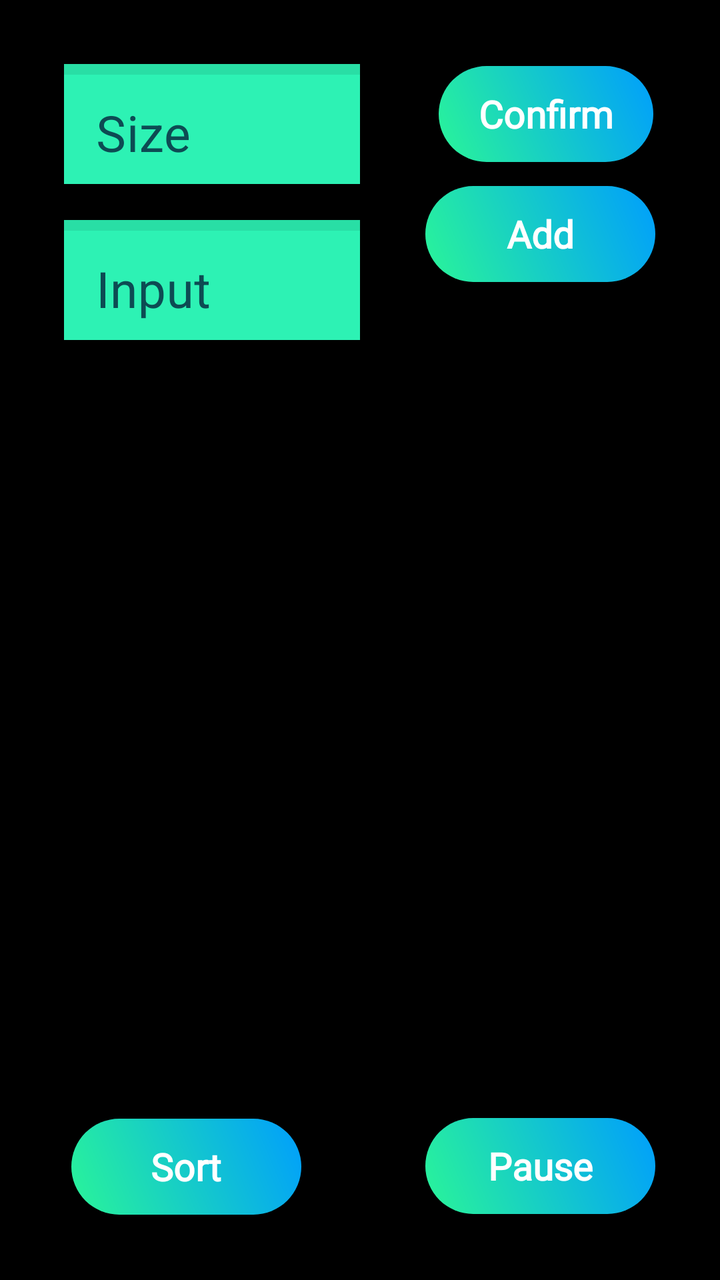
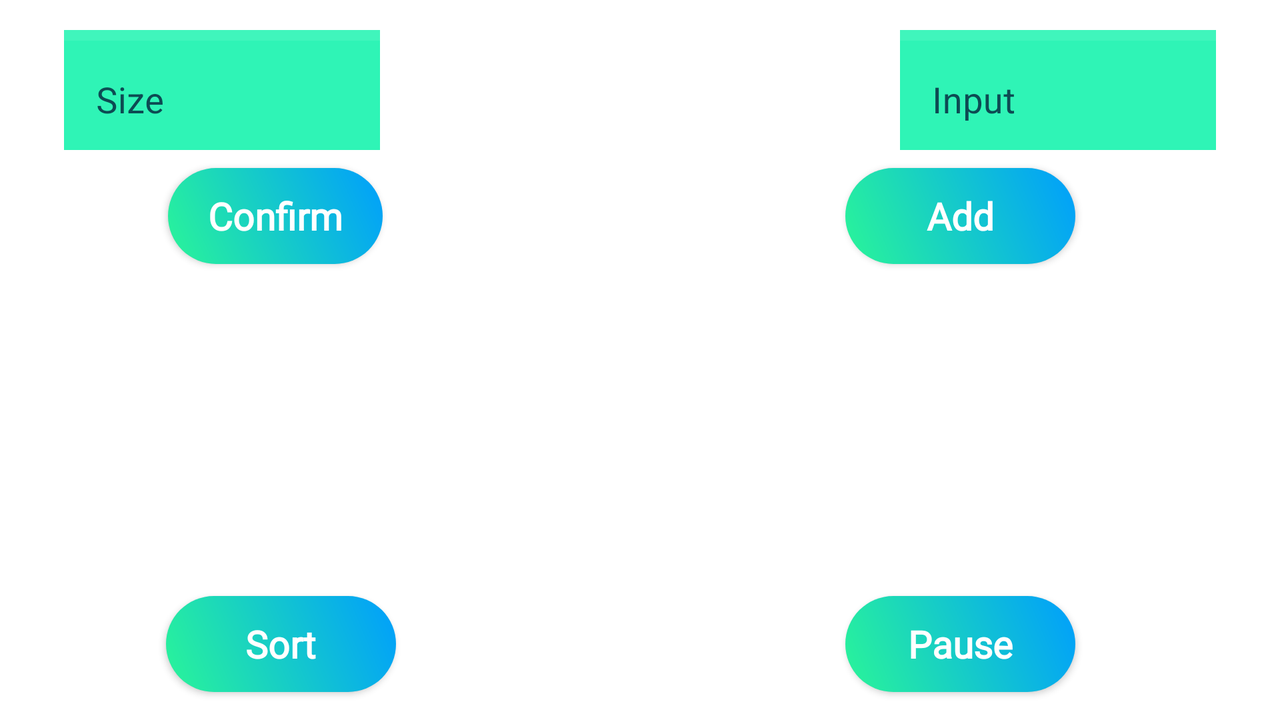

First picture: res/layout/ on a phone held upright. Second picture: the repository's own variant of that layout, on a device whose configuration matches the variant's folder. Source for both follows.
<!-- AndroidManifest.xml: application theme Theme.SORTEE -->
<!-- res/layout/activity_third.xml -->
<?xml version="1.0" encoding="utf-8"?>
<androidx.constraintlayout.widget.ConstraintLayout xmlns:android="http://schemas.android.com/apk/res/android"
    xmlns:app="http://schemas.android.com/apk/res-auto"
    xmlns:tools="http://schemas.android.com/tools"
    android:layout_width="match_parent"
    android:layout_height="match_parent"
    tools:context=".third"
    android:background="@color/black">

    <com.google.android.material.textfield.TextInputLayout
        style="@style/Widget.MaterialComponents.TextInputLayout.OutlinedBox"
        android:id="@+id/textInputLayout"
        android:layout_width="match_parent"
        android:layout_height="60dp"
        android:hint="@string/size"
        android:textColorHint="#0D4B53"
        android:background="#E82EF4B6"
        app:layout_constraintTop_toTopOf="parent"
        app:layout_constraintEnd_toEndOf="parent"
        app:layout_constraintStart_toStartOf="parent"
        android:layout_marginStart="32dp"
        android:layout_marginTop="32dp"
        android:layout_marginEnd="180dp">
        <com.google.android.material.textfield.TextInputEditText
            android:id="@+id/textInputEditText"
            android:layout_width="match_parent"
            android:layout_height="60dp"
            android:textSize="25sp"
            android:inputType="number"
            android:background="#E82EF4B6" />
    </com.google.android.material.textfield.TextInputLayout>

    <com.google.android.material.textfield.TextInputLayout
        style="@style/Widget.MaterialComponents.TextInputLayout.OutlinedBox"
        android:id="@+id/textInputLayout1"
        android:layout_width="match_parent"
        android:layout_height="60dp"
        android:hint="@string/input"
        android:textColorHint="#0D4B53"
        app:layout_constraintTop_toTopOf="parent"
        app:layout_constraintEnd_toEndOf="parent"
        app:layout_constraintStart_toStartOf="parent"
        android:layout_marginStart="32dp"
        android:layout_marginTop="110dp"
        android:layout_marginEnd="180dp"
        android:background="#E82EF4B6"
        >
        <com.google.android.material.textfield.TextInputEditText
            android:id="@+id/textInputEditText1"
            android:layout_width="match_parent"
            android:layout_height="60dp"
            android:textSize="25sp"
            android:inputType="number"
            android:background="#E82EF4B6"/>

    </com.google.android.material.textfield.TextInputLayout>


    <androidx.appcompat.widget.AppCompatButton
        android:id="@+id/btn6"
        android:layout_width="wrap_content"
        android:layout_height="wrap_content"
        android:background="@drawable/custom"
        android:fontFamily="@font/merriweather_black_italic"
        android:paddingStart="20dp"
        android:paddingEnd="20dp"
        android:text="@string/confirm"
        android:textAllCaps="false"
        android:textColor="@color/white"
        android:textSize="19sp"
        android:textStyle="bold"
        app:layout_constraintBottom_toBottomOf="parent"
        app:layout_constraintEnd_toEndOf="parent"
        app:layout_constraintHorizontal_bias="0.868"
        app:layout_constraintStart_toStartOf="parent"
        app:layout_constraintTop_toTopOf="parent"
        app:layout_constraintVertical_bias="0.056" />

    <androidx.appcompat.widget.AppCompatButton
        android:id="@+id/btn7"
        android:layout_width="115dp"
        android:layout_height="wrap_content"
        android:background="@drawable/custom"
        android:fontFamily="@font/merriweather_black_italic"
        android:paddingStart="20dp"
        android:paddingEnd="20dp"
        android:text="@string/add"
        android:textAllCaps="false"
        android:textColor="@color/white"
        android:textSize="19sp"
        android:textStyle="bold"
        app:layout_constraintBottom_toBottomOf="parent"
        app:layout_constraintEnd_toEndOf="parent"
        app:layout_constraintHorizontal_bias="0.868"
        app:layout_constraintStart_toStartOf="parent"
        app:layout_constraintTop_toTopOf="parent"
        app:layout_constraintVertical_bias="0.157" />

    <androidx.appcompat.widget.AppCompatButton
        android:id="@+id/btn8"
        android:layout_width="115dp"
        android:layout_height="wrap_content"
        android:background="@drawable/custom"
        android:fontFamily="@font/merriweather_black_italic"
        android:paddingStart="20dp"
        android:paddingEnd="20dp"
        android:text="@string/sort"
        android:textAllCaps="false"
        android:textColor="@color/white"
        android:textSize="19sp"
        android:textStyle="bold"
        app:layout_constraintBottom_toBottomOf="parent"
        app:layout_constraintEnd_toEndOf="parent"
        app:layout_constraintHorizontal_bias="0.145"
        app:layout_constraintStart_toStartOf="parent"
        app:layout_constraintTop_toTopOf="parent"
        app:layout_constraintVertical_bias="0.945" />

    <ToggleButton
        android:id="@+id/toggleButton2"
        android:layout_width="115dp"
        android:layout_height="wrap_content"
        android:background="@drawable/custom"
        android:fontFamily="@font/merriweather_black_italic"
        android:paddingStart="20dp"
        android:paddingEnd="20dp"
        android:textAllCaps="false"
        android:textColor="@color/white"
        android:textOff="@string/pause"
        android:textOn="@string/play"
        android:textSize="19sp"
        android:textStyle="bold"
        app:layout_constraintBottom_toBottomOf="parent"
        app:layout_constraintEnd_toEndOf="parent"
        app:layout_constraintHorizontal_bias="0.868"
        app:layout_constraintStart_toStartOf="parent"
        app:layout_constraintTop_toTopOf="parent"
        app:layout_constraintVertical_bias="0.944" />


</androidx.constraintlayout.widget.ConstraintLayout>
<!-- resources referenced by this layout -->
<resources>
  <!-- drawable custom (drawable) -->
  <?xml version="1.0" encoding="utf-8"?>
  <shape xmlns:android="http://schemas.android.com/apk/res/android" android:shape="rectangle">
      <gradient android:startColor="#2AF598" android:endColor="#009EFD" android:type="linear" android:angle="45"/>
      <corners  android:radius="50dp"/>
  </shape>
  <string name="add">Add</string>
  <string name="confirm">Confirm</string>
  <string name="input">Input</string>
  <string name="pause">Pause</string>
  <string name="play">Play</string>
  <string name="size">Size</string>
  <string name="sort">Sort</string>
  <style name="Theme.SORTEE" parent="Theme.MaterialComponents.DayNight.NoActionBar">
          
          <item name="colorPrimary">@color/purple_500</item>
          <item name="colorPrimaryVariant">@color/purple_700</item>
          <item name="colorOnPrimary">@color/white</item>
          
          <item name="colorSecondary">@color/teal_200</item>
          <item name="colorSecondaryVariant">@color/teal_700</item>
          <item name="colorOnSecondary">@color/black</item>
          
          <item name="android:statusBarColor" tools:targetApi="l">?attr/colorPrimaryVariant</item>
          
      </style>
</resources>
<!-- res/layout-land/activity_third.xml (the repository's variant of the layout above) -->
<!-- drawn on the phone turned sideways -->
<?xml version="1.0" encoding="utf-8"?>
<androidx.constraintlayout.widget.ConstraintLayout xmlns:android="http://schemas.android.com/apk/res/android"
    xmlns:app="http://schemas.android.com/apk/res-auto"
    xmlns:tools="http://schemas.android.com/tools"
    android:layout_width="match_parent"
    android:layout_height="match_parent"
    tools:context=".third"
    android:background="@color/white">

    <com.google.android.material.textfield.TextInputLayout
        android:id="@+id/box1"
        style="@style/Widget.MaterialComponents.TextInputLayout.OutlinedBox"
        android:layout_width="match_parent"
        android:layout_height="60dp"
        android:layout_marginStart="32dp"
        android:layout_marginTop="15dp"
        android:layout_marginEnd="450dp"
        android:layout_marginBottom="315dp"
        android:background="#E82EF4B6"
        android:hint="@string/size"
        android:textColorHint="#0D4B53"

        app:layout_constraintEnd_toEndOf="parent"
        app:layout_constraintStart_toStartOf="parent"
        app:layout_constraintTop_toTopOf="parent">

        <com.google.android.material.textfield.TextInputEditText
            android:id="@+id/size"
            android:layout_width="match_parent"
            android:layout_height="60dp"
            android:background="#E82EF4B6"
            android:inputType="number"
            android:textSize="18sp" />
    </com.google.android.material.textfield.TextInputLayout>

    <com.google.android.material.textfield.TextInputLayout
        style="@style/Widget.MaterialComponents.TextInputLayout.OutlinedBox"
        android:id="@+id/box2"
        android:layout_width="match_parent"
        android:layout_height="60dp"
        android:hint="@string/input"
        android:textColorHint="#0D4B53"
        app:layout_constraintTop_toTopOf="parent"
        app:layout_constraintEnd_toEndOf="parent"
        app:layout_constraintStart_toStartOf="parent"
        android:layout_marginStart="450dp"
        android:layout_marginTop="15dp"
        android:layout_marginEnd="32dp"
        android:layout_marginBottom="315dp"
        android:background="#E82EF4B6"
        >

        <com.google.android.material.textfield.TextInputEditText
            android:id="@+id/input"
            android:layout_width="match_parent"
            android:layout_height="60dp"
            android:background="#E82EF4B6"
            android:inputType="number"
            android:textSize="18sp" />
    </com.google.android.material.textfield.TextInputLayout>


    <androidx.appcompat.widget.AppCompatButton
        android:id="@+id/btn6"
        android:layout_width="wrap_content"
        android:layout_height="wrap_content"
        android:background="@drawable/custom"
        android:fontFamily="@font/merriweather_black_italic"
        android:paddingStart="20dp"
        android:paddingEnd="20dp"
        android:text="@string/confirm"
        android:textAllCaps="false"
        android:textColor="@color/white"
        android:textSize="19sp"
        android:textStyle="bold"
        app:layout_constraintBottom_toBottomOf="parent"
        app:layout_constraintEnd_toEndOf="parent"
        app:layout_constraintHorizontal_bias="0.158"
        app:layout_constraintStart_toStartOf="parent"
        app:layout_constraintTop_toTopOf="parent"
        app:layout_constraintVertical_bias="0.269" />

    <androidx.appcompat.widget.AppCompatButton
        android:id="@+id/btn7"
        android:layout_width="115dp"
        android:layout_height="wrap_content"
        android:layout_alignParentEnd="true"

        android:background="@drawable/custom"
        android:fontFamily="@font/merriweather_black_italic"
        android:paddingStart="20dp"
        android:paddingEnd="20dp"
        android:text="@string/add"
        android:textAllCaps="false"
        android:textColor="@color/white"
        android:textSize="19sp"
        android:textStyle="bold"
        app:layout_constraintBottom_toBottomOf="parent"
        app:layout_constraintEnd_toEndOf="parent"
        app:layout_constraintHorizontal_bias="0.805"
        app:layout_constraintStart_toStartOf="parent"
        app:layout_constraintTop_toTopOf="parent"
        app:layout_constraintVertical_bias="0.269" />

    <androidx.appcompat.widget.AppCompatButton
        android:id="@+id/btn8"
        android:layout_width="115dp"
        android:layout_height="wrap_content"

        android:background="@drawable/custom"
        android:fontFamily="@font/merriweather_black_italic"
        android:paddingStart="20dp"
        android:paddingEnd="20dp"
        android:text="@string/sort"
        android:textAllCaps="false"
        android:textColor="@color/white"
        android:textSize="19sp"
        android:textStyle="bold"
        app:layout_constraintBottom_toBottomOf="parent"
        app:layout_constraintEnd_toEndOf="parent"
        app:layout_constraintHorizontal_bias="0.158"
        app:layout_constraintStart_toStartOf="parent"
        app:layout_constraintTop_toTopOf="parent"
        app:layout_constraintVertical_bias="0.955" />

    <ToggleButton
        android:id="@+id/toggleButton2"
        android:layout_width="115dp"
        android:layout_height="wrap_content"
        android:background="@drawable/custom"
        android:fontFamily="@font/merriweather_black_italic"
        android:paddingStart="20dp"
        android:paddingEnd="20dp"
        android:textAllCaps="false"
        android:textColor="@color/white"
        android:textOff="@string/pause"
        android:textOn="@string/play"
        android:textSize="19sp"
        android:textStyle="bold"
        app:layout_constraintBottom_toBottomOf="parent"
        app:layout_constraintEnd_toEndOf="parent"
        app:layout_constraintHorizontal_bias="0.805"
        app:layout_constraintStart_toStartOf="parent"
        app:layout_constraintTop_toTopOf="parent"
        app:layout_constraintVertical_bias="0.955" />


</androidx.constraintlayout.widget.ConstraintLayout>
